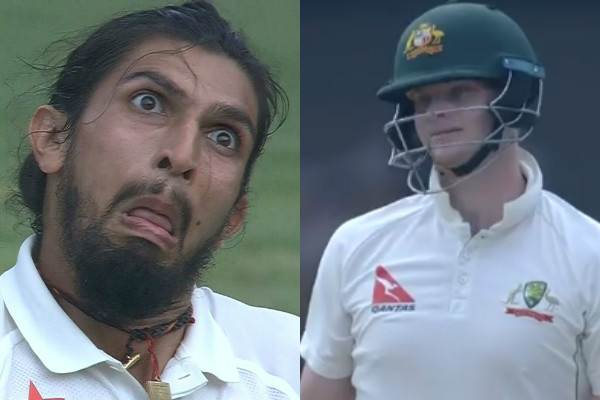
#> input picture Pillow/Ishant.jpg, 600 x 400 px
$ python demo.py
#> lines starting #> are read from the running program, lines starting #| are printed output that depends on the picture

# [66 lines of commented-out code are left out]

from PIL import Image,ImageDraw,ImageFont

img=Image.open("Ishant.jpg")
#> img is the input picture: PIL image 600x400 RGB; mean R, G, B 111.2, 120.6, 127.6
draw=ImageDraw.Draw(img)
myfont=ImageFont.truetype("arial.ttf",20)
points=380,350
title="Arre , isse kya huva!"
draw.text(points, title,"red",font=myfont)
img.show()
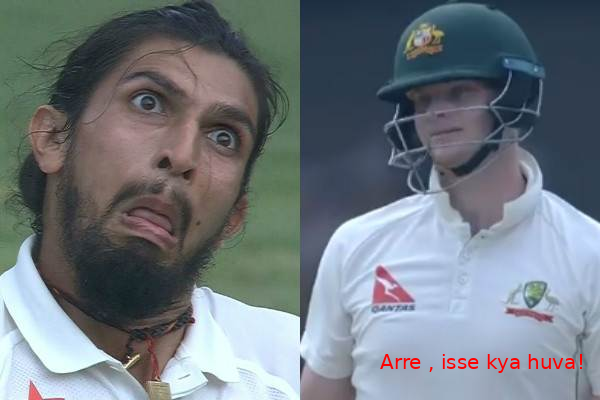
#> shown: PIL image 600x400 RGB; mean R, G, B 111.5, 120.1, 127

$ run again, with Pillow/Balls.jpg copied over Pillow/Ishant.jpg
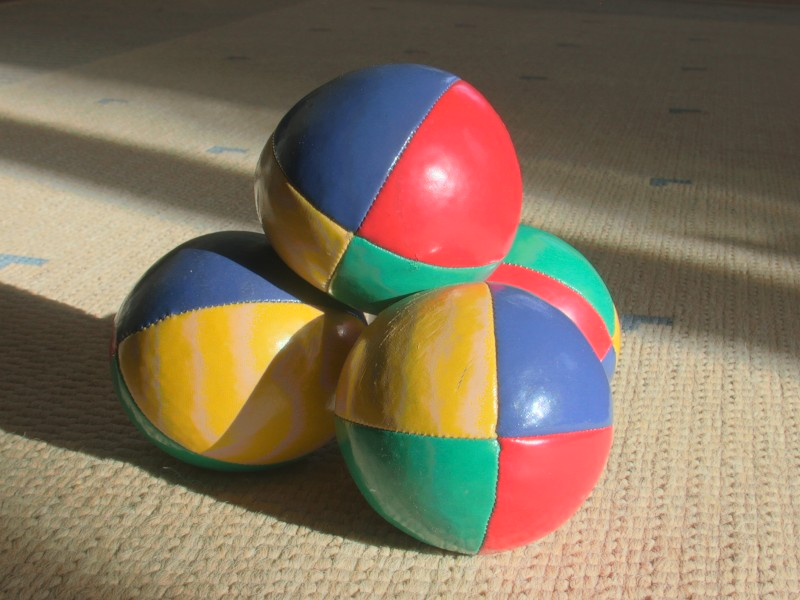
#> input picture Pillow/Balls.jpg, 800 x 600 px
#> img is the input picture: PIL image 800x600 RGB; mean R, G, B 130.9, 114.7, 93.5
#> `img.show()`:
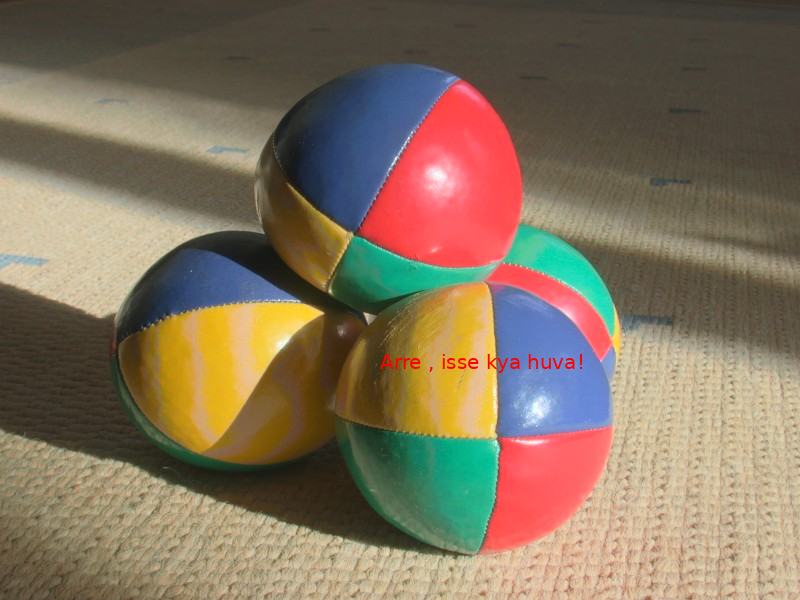
#> shown: PIL image 800x600 RGB; mean R, G, B 131.1, 114.5, 93.3
